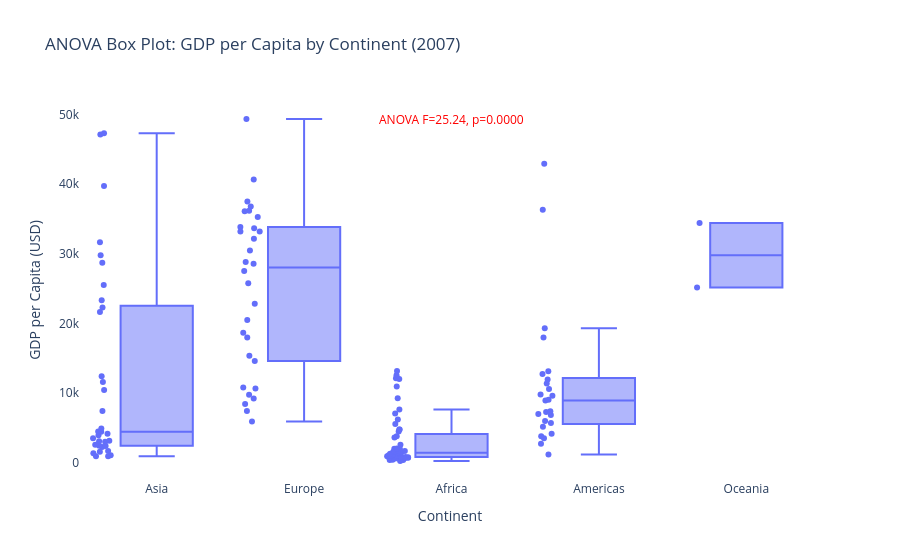

Notebook code for this chart:
### Code cell
df = px.data.gapminder()
df_2007 = df[df['year'] == 2007]

figsize = (800, 600)

fig = px.box(
    df_2007,
    x="continent",
    y="gdpPercap",
    points="all",
    title="ANOVA Box Plot: GDP per Capita by Continent (2007)"
)

groups = [df_2007[df_2007['continent'] == c]['gdpPercap'] for c in df_2007['continent'].unique()]
f_stat, p_val = stats.f_oneway(*groups)

fig.add_annotation(
    text=f"ANOVA F={f_stat:.2f}, p={p_val:.4f}",
    x=2,
    y=max(df_2007['gdpPercap']),
    showarrow=False,
    font=dict(size=12, color="red")
)

fig.update_layout(
    xaxis_title="Continent",
    yaxis_title="GDP per Capita (USD)",
    plot_bgcolor="white"
)

fig.show()

### Figure 1 — Plotly figure (JSON) as saved in the notebook; plotly's stock layout.template omitted (floating-point values rounded to 4 significant figures; data arrays with more than 128 entries replaced by an {"elided": "..."} marker saying what was removed)
{"data": [{"alignmentgroup": "True", "boxpoints": "all", "hovertemplate": "continent=%{x}<br>gdpPercap=%{y}<extra></extra>", "legendgroup": "", "marker": {"color": "#636efa"}, "name": "", "notched": false, "offsetgroup": "", "orientation": "v", "showlegend": false, "type": "box", "x": {"elided": "142 str values"}, "x0": " ", "xaxis": "x", "y": {"elided": "142 float values"}, "y0": " ", "yaxis": "y"}], "layout": {"annotations": [{"font": {"color": "red", "size": 12}, "showarrow": false, "text": "ANOVA F=25.24, p=0.0000", "x": 2, "y": 49360.0}], "boxmode": "group", "legend": {"tracegroupgap": 0}, "plot_bgcolor": "white", "title": {"text": "ANOVA Box Plot: GDP per Capita by Continent (2007)"}, "xaxis": {"anchor": "y", "domain": [0, 1], "title": {"text": "Continent"}}, "yaxis": {"anchor": "x", "domain": [0, 1], "title": {"text": "GDP per Capita (USD)"}}}}
